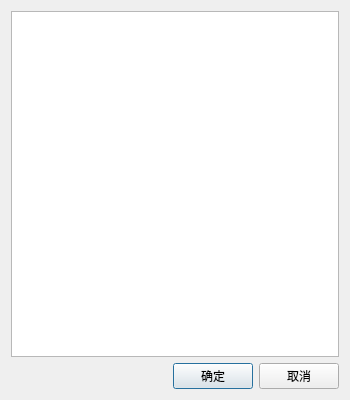
<?xml version="1.0" encoding="UTF-8"?>
<ui version="4.0">
 <class>BehaviorTreeTaskDlg</class>
 <widget class="QDialog" name="BehaviorTreeTaskDlg">
  <property name="geometry">
   <rect>
    <x>0</x>
    <y>0</y>
    <width>350</width>
    <height>400</height>
   </rect>
  </property>
  <property name="windowTitle">
   <string>BehaviorTreeTaskDlg</string>
  </property>
  <layout class="QVBoxLayout" name="verticalLayout_2">
   <item>
    <layout class="QVBoxLayout" name="verticalLayout">
     <item>
      <widget class="QListWidget" name="listWidget"/>
     </item>
     <item>
      <layout class="QHBoxLayout" name="horizontalLayout">
       <item>
        <spacer name="horizontalSpacer">
         <property name="orientation">
          <enum>Qt::Horizontal</enum>
         </property>
         <property name="sizeHint" stdset="0">
          <size>
           <width>40</width>
           <height>20</height>
          </size>
         </property>
        </spacer>
       </item>
       <item>
        <widget class="QPushButton" name="pushButton_ok">
         <property name="text">
          <string>确定</string>
         </property>
        </widget>
       </item>
       <item>
        <widget class="QPushButton" name="pushButton_cancel">
         <property name="text">
          <string>取消</string>
         </property>
        </widget>
       </item>
      </layout>
     </item>
    </layout>
   </item>
  </layout>
 </widget>
 <layoutdefault spacing="6" margin="11"/>
 <resources/>
 <connections/>
</ui>
